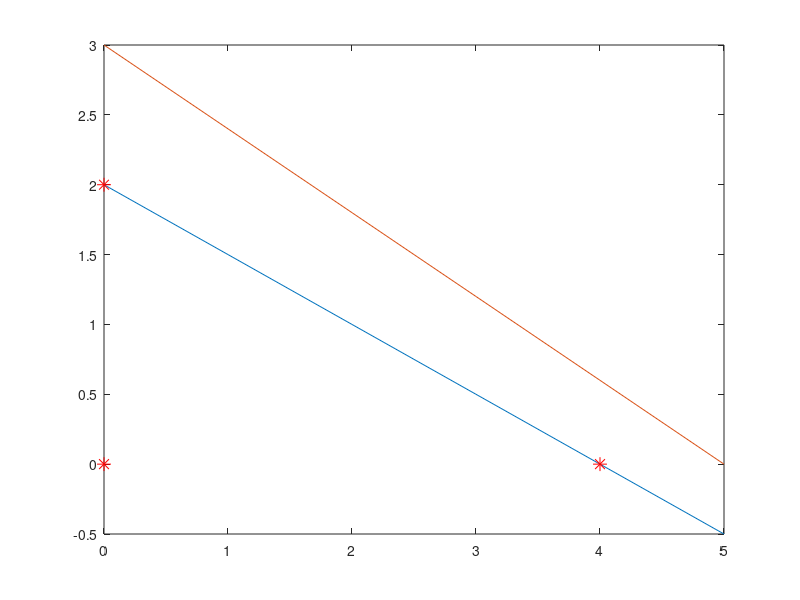

Write MATLAB code to recreate this figure.
%% Max / min 3x1 + 2x2
% where s.t. are 
% 2x1 + 4x2 <= 8
% 3x1 + 5x2 <= 15
% x1, x2 >= 0

clc;
clear;

%% Phase 1, input parameter
C = [3, 2];
Z = @(x1, x2)3*x1 + 2*x2;

% Constraints 
A = [2 4; 3 5];
b = [8 ; 15];

% defining the st's functions 
C1 = @(x1, x2) 2*x1 + 4*x2 - 8;
C2 = @(x1, x2) 3*x1 + 5*x2 -15;

% number of constraitns
[m, n] = size(A);

%% Phase 2, plotting

x1 = 0:max(b./A(:, 1));

for i = 1:m
    x2 = (b(i)- A(i, 1) * x1) / A(i, 2);

    plot(x1, x2)
    hold on
end

%% Phase 3 Find intersection & corner points
% adding st's for x1 and x2 to be positive 
A = [A; eye(2)];
b = [b; zeros(2, 1)];

m = size(A, 1); % updating
pt = [];
for i = 1:m
    for j = i + 1: m 
        aa = [A(i, :); A(j, :)];
        bb = [b(i); b(j)];
        if (det(aa))
            X = aa \ bb;
            if(X >= 0)
                pt = [pt X];
            end
        end
    end
end

pt = unique(pt', "rows")';

disp(pt)


%% Phase 4 Find Feasable points 
FP = [];
z = [];
for i = 1:size(pt, 2) % 2 gives columns
    pt1 = pt(1, i); 
    pt2 = pt(2, i);
    if(C1(pt1, pt2) <= 0 && C2(pt1, pt2) <= 0)
        FP = [FP pt(:, i)]; % Store feasible points
        plot(pt1, pt2, '*r', 'MarkerSize', 10);
        cost = Z(pt1, pt2);
        z = [z cost];
    end
end

disp(FP)
disp(z)

%% Phase 5 finding optimal solution and value
[optimal_val_min, index_min] = min(z);
optimal_sol_min = FP(:, index_min);

% Display minimum solution
fprintf('Minimum Value: %.2f\n', optimal_val_min);
fprintf('Optimal Solution for Minimum: x1 = %.2f, x2 = %.2f\n', optimal_sol_min(1), optimal_sol_min(2));

[optimal_val_max, index_max] = max(z);
optimal_sol_max = FP(:, index_max);

% Display maximum solution
fprintf('Maximum Value: %.2f\n', optimal_val_max);
fprintf('Optimal Solution for Maximum: x1 = %.2f, x2 = %.2f\n', optimal_sol_max(1), optimal_sol_max(2));
